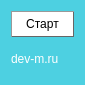
<?xml version="1.0" encoding="UTF-8"?>
<ui version="4.0">
 <class>MainWindow</class>
 <widget class="QMainWindow" name="MainWindow">
  <property name="enabled">
   <bool>true</bool>
  </property>
  <property name="geometry">
   <rect>
    <x>0</x>
    <y>0</y>
    <width>85</width>
    <height>85</height>
   </rect>
  </property>
  <property name="minimumSize">
   <size>
    <width>85</width>
    <height>85</height>
   </size>
  </property>
  <property name="windowTitle">
   <string>Бот Clash of Clans</string>
  </property>
  <property name="windowIcon">
   <iconset>
    <normaloff>iconcoc.png</normaloff>iconcoc.png</iconset>
  </property>
  <property name="styleSheet">
   <string notr="true">background-color: #4DD0E1;</string>
  </property>
  <property name="animated">
   <bool>true</bool>
  </property>
  <widget class="QWidget" name="centralWidget">
   <layout class="QVBoxLayout" name="verticalLayout">
    <item>
     <widget class="QPushButton" name="pushButtonSAS">
      <property name="styleSheet">
       <string notr="true">background-color: rgb(255, 255, 255); border: 1px outset #666; padding:5px;
font: 14pt &quot;Roboto&quot;;</string>
      </property>
      <property name="text">
       <string>Старт</string>
      </property>
     </widget>
    </item>
    <item>
     <widget class="QLabel" name="label">
      <property name="styleSheet">
       <string notr="true">color:white;</string>
      </property>
      <property name="text">
       <string>dev-m.ru</string>
      </property>
     </widget>
    </item>
   </layout>
  </widget>
 </widget>
 <layoutdefault spacing="6" margin="11"/>
 <tabstops>
  <tabstop>pushButtonSAS</tabstop>
 </tabstops>
 <resources/>
 <connections/>
</ui>
